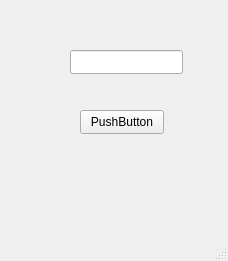
<?xml version="1.0" encoding="UTF-8"?>
<ui version="4.0">
 <class>MainWindow</class>
 <widget class="QMainWindow" name="MainWindow">
  <property name="geometry">
   <rect>
    <x>0</x>
    <y>0</y>
    <width>228</width>
    <height>261</height>
   </rect>
  </property>
  <property name="windowTitle">
   <string>MainWindow</string>
  </property>
  <widget class="QWidget" name="centralwidget">
   <widget class="QLineEdit" name="txtNombre">
    <property name="geometry">
     <rect>
      <x>70</x>
      <y>50</y>
      <width>113</width>
      <height>24</height>
     </rect>
    </property>
   </widget>
   <widget class="QPushButton" name="pushButton">
    <property name="geometry">
     <rect>
      <x>80</x>
      <y>110</y>
      <width>84</width>
      <height>24</height>
     </rect>
    </property>
    <property name="text">
     <string>PushButton</string>
    </property>
   </widget>
  </widget>
  <widget class="QMenuBar" name="menubar">
   <property name="geometry">
    <rect>
     <x>0</x>
     <y>0</y>
     <width>228</width>
     <height>27</height>
    </rect>
   </property>
  </widget>
  <widget class="QStatusBar" name="statusbar"/>
 </widget>
 <resources/>
 <connections/>
</ui>
